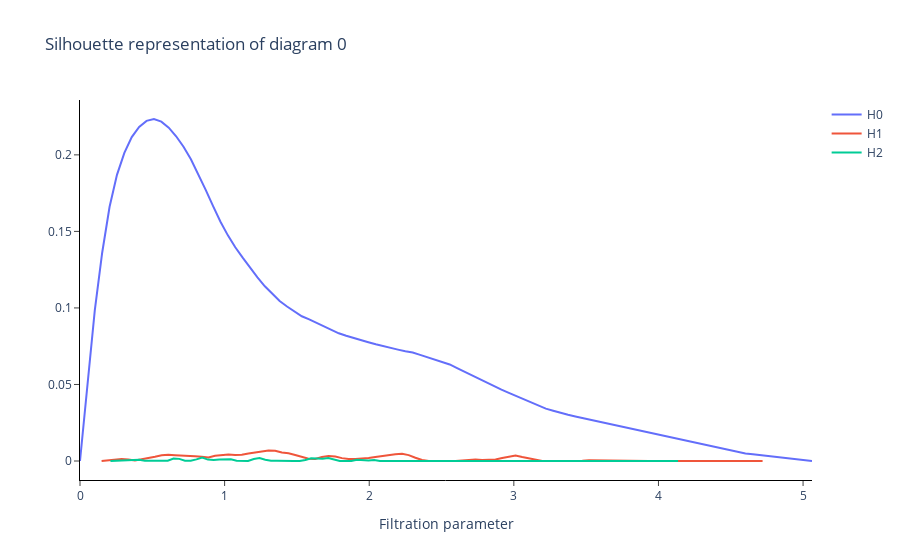

The cell this chart's notebook holds for it:
### Code cell
s = Silhouette()
features = s.fit_transform_plot(diagram)
